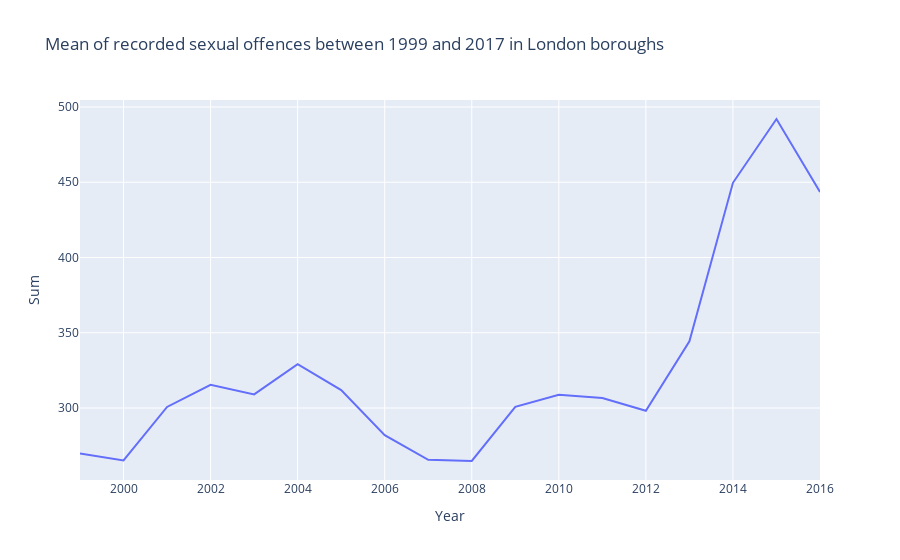

Write notebook code for a chart like this one.
### Code cell
# For the graph 2. we also plot an interactive line plot
# x-axis: time (in years)
# y-axis: mean of overall recorded sexual offences 

# We do the same for the overall recorded sexual offences and calculate the mean of overall recorded sexual offences for all London boroughs

df2_bis = modif(df2)
columns = df2_bis.columns[:-2] # We disregard the last two columns, ie. 'Inner London' and 'Outer London'



year=[1999,2000,2001,2002,2003,2004,2005,2006,2007,2008,2009,2010,2011,2012,2013,2014,2015,2016]

#Creation of a column with the sum and years in df2_bis to plot the graphs

df2_bis['Sum'] = sum(df2_bis[borough] for borough in columns)/len(columns)

df2_bis['Year']= year

# Creation of line plot 

fig = px.line(df2_bis,x='Year',y='Sum',
                 title = "Mean of recorded sexual offences between 1999 and 2017 in London boroughs")

fig.show()

fig.write_html('/Users/jutti/Documents/QM2SRQ1-2/Visualisations/Mean of recorded sexual offences between 1999 and 2017 in London boroughs.html')

### Figure 1 — Plotly figure (JSON) as saved in the notebook; plotly's stock layout.template omitted (floating-point values rounded to 4 significant figures)
{"data": [{"hovertemplate": "Year=%{x}<br>Sum=%{y}<extra></extra>", "legendgroup": "", "line": {"color": "#636efa", "dash": "solid"}, "marker": {"symbol": "circle"}, "mode": "lines", "name": "", "orientation": "h", "showlegend": false, "type": "scatter", "x": [1999, 2000, 2001, 2002, 2003, 2004, 2005, 2006, 2007, 2008, 2009, 2010, 2011, 2012, 2013, 2014, 2015, 2016], "xaxis": "x", "y": [269.8, 265.2, 300.7, 315.5, 309.1, 329.2, 311.9, 282.0, 265.6, 264.8, 300.8, 308.8, 306.7, 298.2, 344.3, 449.6, 492.0, 443.6], "yaxis": "y"}], "layout": {"legend": {"tracegroupgap": 0}, "title": {"text": "Mean of recorded sexual offences between 1999 and 2017 in London boroughs"}, "xaxis": {"anchor": "y", "domain": [0, 1], "title": {"text": "Year"}}, "yaxis": {"anchor": "x", "domain": [0, 1], "title": {"text": "Sum"}}}}
